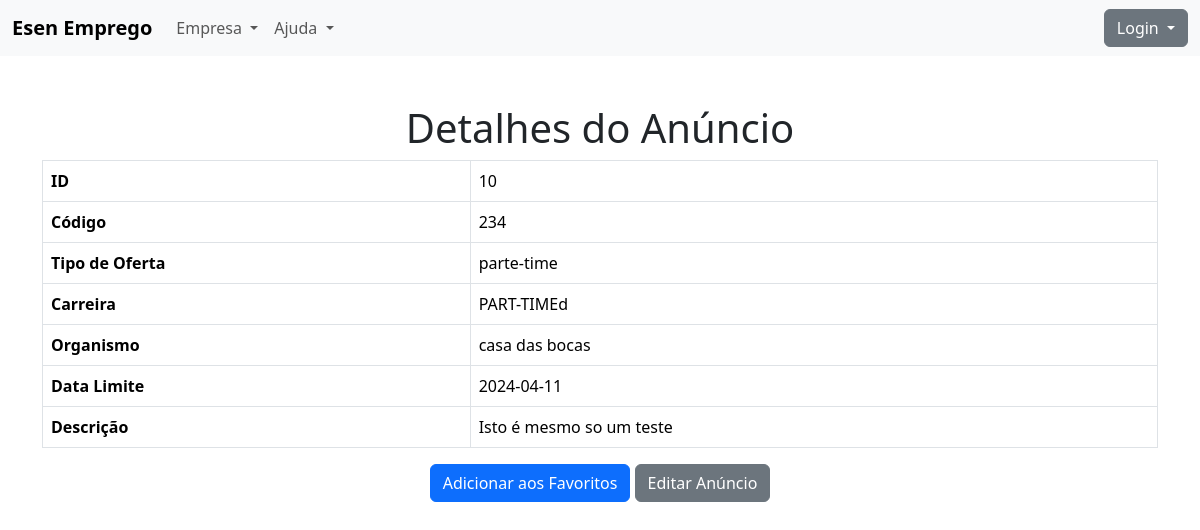
/detalhes_anuncio.php?id=10, run on the app's committed database.
### tables this page shows
CREATE TABLE `anuncios` (
  `id` int(255) NOT NULL,
  `codigo` varchar(255) DEFAULT NULL,
  `tipo_de_oferta` varchar(255) DEFAULT NULL,
  `carreira` varchar(255) DEFAULT NULL,
  `organismo` varchar(255) DEFAULT NULL,
  `data_limite` date DEFAULT NULL,
  `Descricao` text NOT NULL,
  `curso_id` varchar(100) NOT NULL,
  `id_empresa` varchar(255) DEFAULT NULL
);

### detalhes_anuncio.php (the view, shortened to what this page needs)
<?php
require(__DIR__ . '/inc/header.php');
require(__DIR__ . '/inc/Navar.php');
$pdo = connect_db();
if (isset($_GET['id']) && !empty($_GET['id'])) {
    $anuncio_id = $_GET['id'];
    $sql = "SELECT * FROM `anuncios` WHERE id = :id";
    $stmt = $pdo->prepare($sql);
    $stmt->bindParam(':id', $anuncio_id);
    $stmt->execute();
    if ($stmt->rowCount() == 1) {
        $anuncio = $stmt->fetch(PDO::FETCH_ASSOC);
    } else {
        header("Location: index.php");
        exit;
    }
} else {
    header("Location: index.php");
    exit;
}
?>
<body>
    <div class="container mt-5">
        <h1 class="text-center">Detalhes do Anúncio</h1>
        <div class="table-responsive">
            <table class="table table-bordered">
                <tbody>
                    <tr>
                        <th>ID</th>
                        <td><?php echo $anuncio['id']; ?></td>
                    </tr>
                    <tr>
                        <th>Código</th>
                        <td><?php echo $anuncio['codigo']; ?></td>
                    </tr>
                    <tr>
                        <th>Tipo de Oferta</th>
                        <td><?php echo $anuncio['tipo_de_oferta']; ?></td>
                    </tr>
                    <tr>
                        <th>Carreira</th>
                        <td><?php echo $anuncio['carreira']; ?></td>
                    </tr>
                    <tr>
                        <th>Organismo</th>
                        <td><?php echo $anuncio['organismo']; ?></td>
                    </tr>
                    <tr>
                        <th>Data Limite</th>
                        <td><?php echo $anuncio['data_limite']; ?></td>
                    </tr>
                    <tr>
                        <th>Descrição</th>
                        <td><?php echo $anuncio['Descricao']; ?></td>
                    </tr>
                </tbody>
            </table>
        </div>
        <div class="text-center">
            <a href="Favoritos.php?anuncio_id=<?php echo $anuncio['id']; ?>" class="btn btn-primary">Adicionar aos Favoritos</a>
            <a href="EditarAnuncio.php?id=<?php echo $anuncio['id']; ?>" class="btn btn-secondary">Editar Anúncio</a>
        </div>
    </div>
</body>
</html>

### data on the page
anuncios: id "10", codigo "234", tipo_de_oferta "parte-time", carreira "PART-TIMEd", organismo "casa das bocas", data_limite "2024-04-11", Descricao "Isto é mesmo so um teste"
